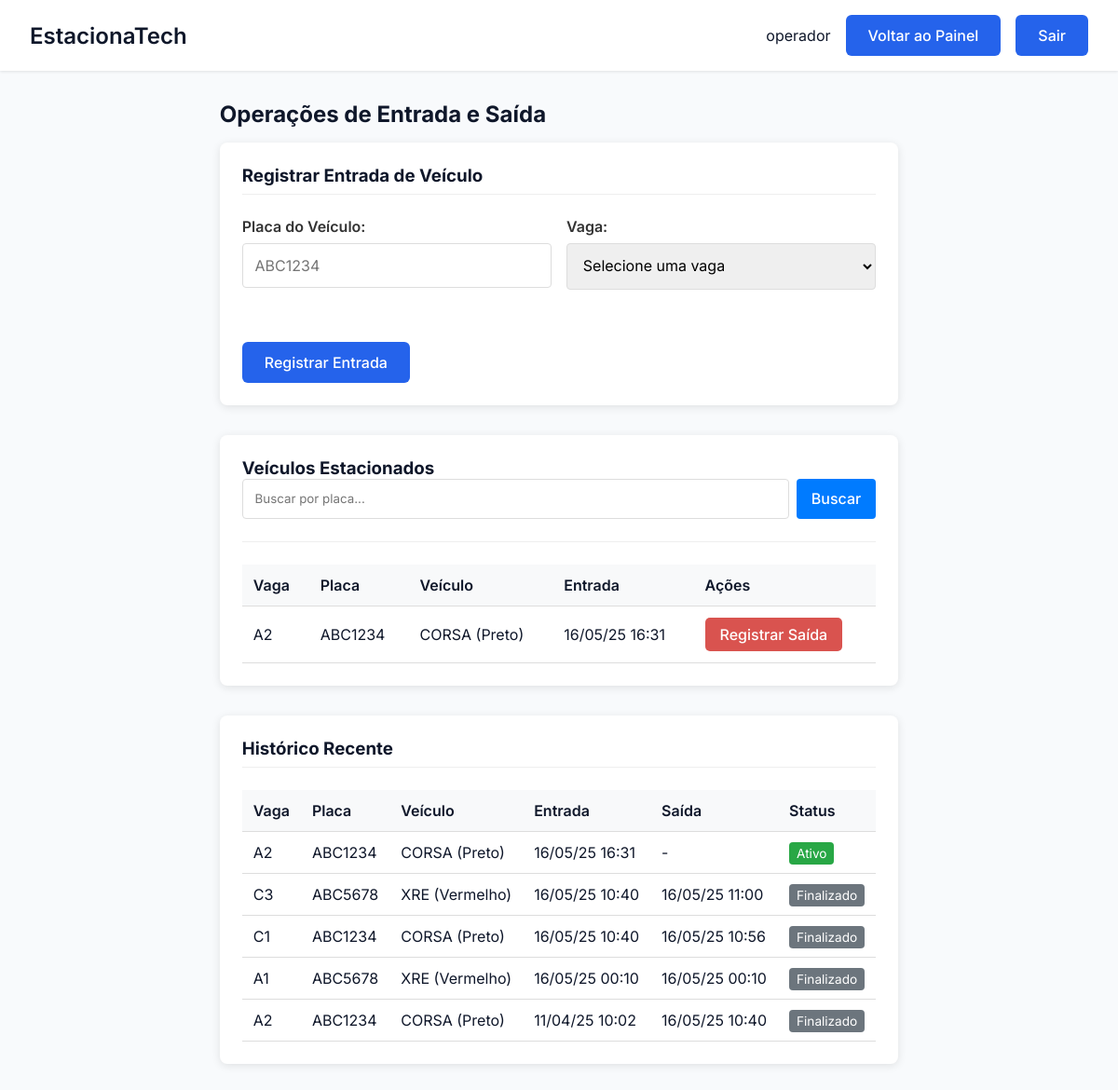
Page /locacao/operacoes (signed in) on the committed database.
### tables this page shows
CREATE TABLE Locacao (
        id_locacao INTEGER PRIMARY KEY AUTOINCREMENT,
        id_vaga TEXT NOT NULL,
        id_veiculo TEXT NOT NULL,
        id_operador TEXT NOT NULL,
        data_hora_entrada DATETIME NOT NULL,
        data_hora_saida DATETIME,
        FOREIGN KEY (id_vaga) REFERENCES Vaga(id_vaga),
        FOREIGN KEY (id_veiculo) REFERENCES Veiculo(placa),
        FOREIGN KEY (id_operador) REFERENCES Usuario(id_usuario)
    );

CREATE TABLE Veiculo (
        placa TEXT PRIMARY KEY,
        modelo TEXT NOT NULL,
        marca TEXT NOT NULL,
        cor TEXT NOT NULL,
        ano_fabricacao INTEGER NOT NULL,
        id_cliente TEXT NOT NULL,
        FOREIGN KEY (id_cliente) REFERENCES Cliente(id_cliente)
    );

### EstacionaTech/routes/locacao_routes.py (the view)
@locacao_bp.route('/operacoes')
def operacoes():
    if 'usuario_id' not in session:
        flash('Você precisa fazer login para acessar esta página.', 'error')
        return redirect(url_for('auth.login'))
    vagas_disponiveis = LocacaoController.listar_vagas_disponiveis()
    locacoes_ativas = LocacaoController.listar_ativas()
    historico_recente = LocacaoController.listar_recentes(limit=5)
    return render_template(
        'operacoes.html',
        vagas_disponiveis=vagas_disponiveis,
        locacoes_ativas=locacoes_ativas,
        historico_recente=historico_recente,
        nome=session.get('nome')
    )

### EstacionaTech/controllers/locacao_controller.py (called while the page is built)
    @staticmethod
    def listar_ativas():
        locacoes = Locacao.listar_ativas()
        locacoes_processadas = []
        for locacao_tupla in locacoes:
            locacao_lista = list(locacao_tupla)
            if isinstance(locacao_lista[3], str):
                try:
                    locacao_lista[3] = datetime.strptime(locacao_lista[3].split('.')[0], '%Y-%m-%d %H:%M:%S')
                except ValueError:
                    print(f"Erro ao converter data: {locacao_lista[3]}")
            locacoes_processadas.append(tuple(locacao_lista))
        return locacoes_processadas

    @staticmethod
    def listar_vagas_disponiveis():
        vagas = Vaga.listar_todas()
        return [vaga for vaga in vagas if vaga[3] == 'livre']

### EstacionaTech/database/database.py (called while the page is built)
def conectar():
    diretorio_db = "EstacionaTech/database"
    if not os.path.exists(diretorio_db):
        os.makedirs(diretorio_db)  # Criar diretório caso não exista
    return sqlite3.connect(f"{diretorio_db}/estacionatech.db")

### EstacionaTech/models/locacao.py (called while the page is built)
    @staticmethod
    def listar_ativas():
        conn = conectar()
        cursor = conn.cursor()
        try:
            cursor.execute("""
                SELECT l.id_locacao, l.id_vaga, l.id_veiculo, l.data_hora_entrada,
                       v.modelo, v.cor
                FROM Locacao l
                JOIN Veiculo v ON l.id_veiculo = v.placa
                WHERE l.data_hora_saida IS NULL
                ORDER BY l.data_hora_entrada DESC
            """)
            return cursor.fetchall()
        except sqlite3.Error as e:
            print(f"Erro ao listar locações ativas: {e}")
            return []
        finally:
            conn.close()

    @staticmethod
    def listar_recentes(limit=10):
        conn = conectar()
        cursor = conn.cursor()
        try:
            cursor.execute("""
                SELECT l.id_locacao, l.id_vaga, l.id_veiculo,
                       l.data_hora_entrada, l.data_hora_saida,
                       v.modelo, v.cor
                FROM Locacao l
                JOIN Veiculo v ON l.id_veiculo = v.placa
                ORDER BY
                    CASE WHEN l.data_hora_saida IS NULL THEN 0 ELSE 1 END,
                    l.data_hora_entrada DESC
                LIMIT ?
            """, (limit,))
            return cursor.fetchall()
        except sqlite3.Error as e:
            print(f"Erro ao listar locações recentes: {e}")
            return []
        finally:
            conn.close()

### EstacionaTech/templates/operacoes.html (shortened to what this page needs)
<!DOCTYPE html>
<html lang="pt-BR">
<head>
    <link rel="stylesheet" href="{{ url_for('static', filename='css/estilo.css') }}">
    <link rel="stylesheet" href="{{ url_for('static', filename='css/entrada_saida.css') }}">
</head>
<body>
    <div class="dashboard">
        <header class="dashboard-header">
            <nav class="dashboard-nav container">
                <h1 class="dashboard-title">EstacionaTech</h1>
                <div class="dashboard-user">
                    <span>{{ nome }}</span>
                    {% if session.get('tipo') == 'administrador' %}
                    <a href="{{ url_for('admin.painel_admin') }}" class="btn btn-primary">Voltar ao Painel</a>
                    {% else %}
                    <a href="{{ url_for('operadores.painel_operador') }}" class="btn btn-primary">Voltar ao Painel</a>
                    {% endif %}
                    <a href="{{ url_for('auth.logout') }}" class="btn btn-primary">Sair</a>
                </div>
            </nav>
        </header>
        <main class="dashboard-content container">
            <h2>Operações de Entrada e Saída</h2>
            <div class="parking-operations">
                <section class="operation-section">
                    <div class="section-header">
                        <h3>Registrar Entrada de Veículo</h3>
                    </div>
                    <form action="{{ url_for('locacao.registrar_entrada') }}" method="post" class="operation-form">
                        <div class="form-row">
                            <div class="form-group">
                                <label for="placa">Placa do Veículo:</label>
                                <input type="text" id="placa" name="placa" required placeholder="ABC1234">
                            </div>
                            <div class="form-group">
                                <label for="id_vaga">Vaga:</label>
                                <select id="id_vaga" name="id_vaga" required>
                                    <option value="">Selecione uma vaga</option>
                                </select>
                            </div>
                        </div>
                        <div class="btn-group">
                            <button type="submit" class="btn btn-primary">Registrar Entrada</button>
                        </div>
                    </form>
                </section>
                <section class="operation-section">
                    <div class="section-header">
                        <h3>Veículos Estacionados</h3>
                        <form action="{{ url_for('locacao.buscar_veiculo') }}" method="post" class="search-box">
                            <input type="text" name="placa_busca" placeholder="Buscar por placa..." value="{{ termo_busca if termo_busca else '' }}">
                            <button type="submit" class= "btn btn-primary">Buscar</button>
                        </form>
                    </div>
                    {% if locacoes_ativas %}
                    <table class="locacoes-table">
                        <thead>
                            <tr>
                                <th>Vaga</th>
                                <th>Placa</th>
                                <th>Veículo</th>
                                <th>Entrada</th>
                                <th>Ações</th>
                            </tr>
                        </thead>
                        <tbody>
                            {% for locacao in locacoes_ativas %}
                            <tr>
                                <td>{{ locacao[1] }}</td>
                                <td>{{ locacao[2] }}</td>
                                <td>{{ locacao[4] }} ({{ locacao[5] }})</td>
                                <td>
                                    {% if locacao[3].__class__.__name__ == 'datetime' %}
                                        {{ locacao[3].strftime('%d/%m/%y %H:%M') }}
                                    {% else %}
                                        {{ locacao[3] }}
                                    {% endif %}
                                </td>
                                <td class="cell-actions">
                                    <a href="{{ url_for('locacao.registrar_saida', id_locacao=locacao[0]) }}" class="btn-exit">Registrar Saída</a>
                                </td>
                            </tr>
                            {% endfor %}
                        </tbody>
                    </table>
                    {% else %}
                    <p>Não há veículos estacionados no momento{% if busca_realizada %} com a placa "{{ termo_busca }}"{% endif %}.</p>
                    {% endif %}
                </section>
                <section class="operation-section">
                    <div class="section-header">
                        <h3>Histórico Recente</h3>
                    </div>
                    {% if historico_recente %}
                    <table class="locacoes-table">
                        <thead>
                            <tr>
                                <th>Vaga</th>
                                <th>Placa</th>
                                <th>Veículo</th>
                                <th>Entrada</th>
                                <th>Saída</th>
                                <th>Status</th>
                            </tr>
                        </thead>
                        <tbody>
                            {% for locacao in historico_recente %}
                            <tr>
                                <td>{{ locacao[1] }}</td>
                                <td>{{ locacao[2] }}</td>
                                <td>{{ locacao[5] }} ({{ locacao[6] }})</td>
                                <td>
                                    {% if locacao[3].__class__.__name__ == 'datetime' %}
                                        {{ locacao[3].strftime('%d/%m/%y %H:%M') }}
                                    {% else %}
                                        {{ locacao[3] }}
                                    {% endif %}
                                </td>
                                <td>
                                {% if locacao[4] %}
                                    {% if locacao[4].__class__.__name__ == 'datetime' %}
                                        {{ locacao[4].strftime('%d/%m/%y %H:%M') }}
                                    {% else %}
                                        {{ locacao[4] }}
                                    {% endif %}
                                {% else %}
                                    -
                                {% endif %}
                                </td>
                                <td>
                                    {% if locacao[4] %}
                                        <span class="status-finished">Finalizado</span>
                                    {% else %}
                                        <span class="status-active">Ativo</span>
                                    {% endif %}
                                </td>
                            </tr>
                            {% endfor %}
                        </tbody>
                    </table>
                    {% else %}
                    <p>Não há registros recentes.</p>
                    {% endif %}
                </section>
            </div>
        </main>
    </div>
</body>
</html>

### EstacionaTech/static/css/estilo.css (style rules this page uses)
* { margin: 0; padding: 0; box-sizing: border-box; font-family: 'Inter', sans-serif; }
:root { --primary: #2563eb; --primary-dark: #1d4ed8; --secondary: #64748b; --danger: #ef4444; --success: #22c55e; --background: #f8fafc; --surface: #ffffff; --text: #0f172a; --text-light: #64748b; --primary-light: #93c5fd; --secondary: #4f46e5; --accent: #10b981; --card-bg: #ffffff; }
body { background-color: var(--background); color: var(--text); min-height: 100vh; }
.container { max-width: 1200px; margin: 0 auto; padding: 0 1rem; }
.form-group { margin-bottom: 1.5rem; }
.btn { display: inline-flex; align-items: center; justify-content: center; padding: 0.75rem 1.5rem; font-size: 1rem; font-weight: 500; border-radius: 6px; cursor: pointer; transition: all 0.2s; border: none; text-decoration: none; }
.btn-primary { background-color: var(--primary); color: white; }
.dashboard { min-height: 100vh; display: grid; grid-template-rows: auto 1fr; }
.dashboard-header { background: var(--surface); padding: 1rem; box-shadow: 0 1px 3px 0 rgb(0 0 0 / 0.1); }
.dashboard-nav { display: flex; justify-content: space-between; align-items: center; }
.dashboard-title { font-size: 1.5rem; font-weight: 600; }
.dashboard-user { display: flex; align-items: center; gap: 1rem; }
.dashboard-content { padding: 2rem; }
.dashboard-content h2 { margin-bottom: 1rem; }
.locacoes-table .cell-actions { text-align: left; vertical-align: middle; }
.locacoes-table .btn-exit { display: inline-block; width: auto; padding: 8px 16px; background-color: #d9534f; color: white; text-decoration: none; border-radius: 5px; border: none; cursor: pointer; font-weight: 500; transition: background-color 0.2s; }

### EstacionaTech/static/css/entrada_saida.css (style rules this page uses)
.parking-operations { display: flex; flex-direction: column; gap: 2rem; width: 100%; }
.operation-section { background-color: #fff; border-radius: 8px; box-shadow: 0 2px 10px rgba(0, 0, 0, 0.1); padding: 1.5rem; }
.section-header { border-bottom: 1px solid #eee; margin-bottom: 1.5rem; padding-bottom: 0.5rem; }
.operation-form { display: grid; gap: 1rem; }
.form-group { display: flex; flex-direction: column; gap: 0.5rem; }
.form-row { display: grid; grid-template-columns: repeat(auto-fit, minmax(250px, 1fr)); gap: 1rem; }
.form-group label { font-weight: 600; color: #333; }
.form-group input, .form-group select { padding: 0.8rem; border: 1px solid #ddd; border-radius: 4px; font-size: 1rem; }
.btn-group { display: flex; gap: 1rem; margin-top: 1rem; }
.btn-exit { background-color: #dc3545; color: white; border: none; padding: 0.8rem 1.5rem; border-radius: 4px; font-weight: 600; cursor: pointer; transition: background-color 0.2s; }
.locacoes-table { width: 100%; border-collapse: collapse; margin-top: 1rem; }
.locacoes-table th, .locacoes-table td { padding: 0.75rem; text-align: left; border-bottom: 1px solid #ddd; }
.locacoes-table th { background-color: #f8f9fa; font-weight: 600; }
.status-active { padding: 0.25rem 0.5rem; background-color: #28a745; color: white; border-radius: 4px; font-size: 0.85rem; }
.status-finished { padding: 0.25rem 0.5rem; background-color: #6c757d; color: white; border-radius: 4px; font-size: 0.85rem; }
.search-box { display: flex; gap: 0.5rem; margin-bottom: 1rem; }
.search-box input { flex: 1; padding: 0.8rem; border: 1px solid #ddd; border-radius: 4px; }
.search-box button { background-color: #007bff; color: white; border: none; padding: 0 1rem; border-radius: 4px; cursor: pointer; }

### rows in the picture
Locacao: id_vaga "A2", id_veiculo "ABC1234", modelo "CORSA", cor "Preto", locacao "16/05/25 16:31", shows "Ativo"
Locacao: id_vaga "C3", id_veiculo "ABC5678", modelo "XRE", cor "Vermelho", locacao "16/05/25 10:40", locacao "16/05/25 11:00", shows "Finalizado"
Locacao: id_vaga "C1", id_veiculo "ABC1234", modelo "CORSA", cor "Preto", locacao "16/05/25 10:40", locacao "16/05/25 10:56", shows "Finalizado"
Locacao: id_vaga "A1", id_veiculo "ABC5678", modelo "XRE", cor "Vermelho", locacao "16/05/25 00:10", shows "Finalizado"
Locacao: id_vaga "A2", id_veiculo "ABC1234", modelo "CORSA", cor "Preto", locacao "11/04/25 10:02", locacao "16/05/25 10:40", shows "Finalizado"

### other values in the picture
{{ nome }} "operador"
